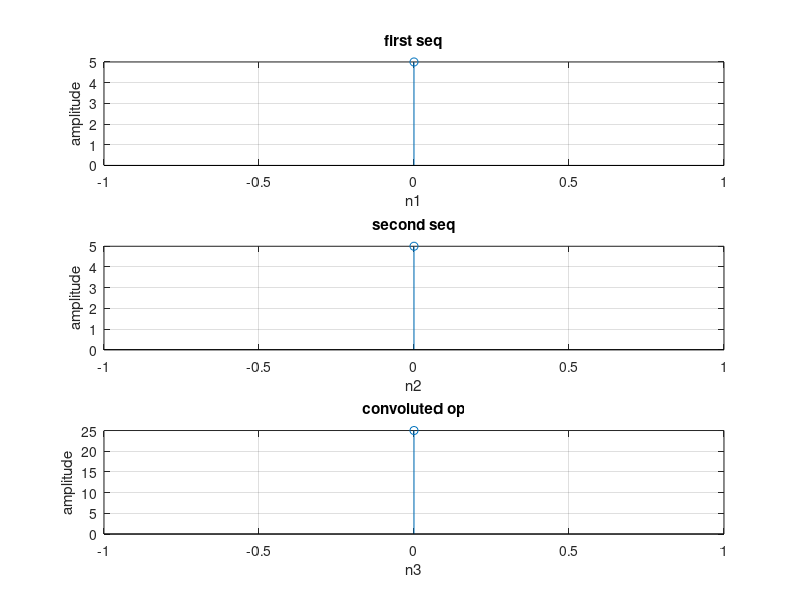

Recreate this plot in MATLAB.
clc;
clear all;
close all;
x1=input("Enter first seq x1(n)");
x2=input("Enter second seq x2(n)");
L=length(x1);
M=length(x2);
N=L+M-1;
y=conv(x1,x2);
disp("The value of y: ");
disp(y);

n1=0:L-1;
subplot(311);
stem(n1,x1);
grid on;
xlabel("n1");
ylabel("amplitude");
title("first seq");


n2=0:M-1;
subplot(312);
stem(n2,x2);
grid on;
xlabel("n2");
ylabel("amplitude");
title("second seq");

n3=0:N-1;
subplot(313);
stem(n3,y);
grid on;
xlabel("n3");
ylabel("amplitude");
title("convoluted op");